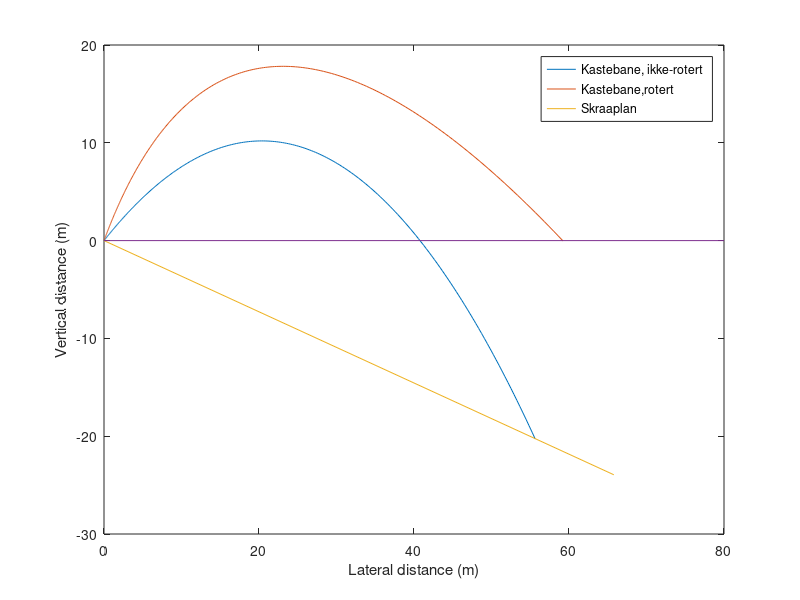

MATLAB code for this plot: (Note: this script raises an error after producing the figure.)
%Oppg 4a - d, DRONE
clear, close
v_0 = 20;
theta = 45;
g = 9.81;

L = 70;
phi = 20;

y = @(x) x.*(tand(theta)-g.*x/(2.*v_0.^2.*(cosd(theta)).^2));
i = 1;
x(i) = 0;
t(i) = 0;
dt = 0.0001;

while(y(x(i)) >= -x(i)*tand(phi))
    x(i+1) = x(i) + (v_0*cosd(theta))*t(i);
    t(i+1) = t(i) + dt;
    i = i+1;
end

P = [x;y(x)];
M = [cosd(phi), -sind(phi);sind(phi), cosd(phi)];
Q = M*P;
x_rotated = Q(1,:);
y_rotated = Q(2,:);

plot(x,y(x)), hold on
plot([0, x_rotated],[0, y_rotated])
plot([0,L*cosd(phi)],[0,-L*sind(phi)])
plot([0 80],[0 0]), hold off 
xlabel('Lateral distance (m)'), ylabel('Vertical distance (m)')
legend('Kastebane, ikke-rotert','Kastebane,rotert','Skraaplan')

max = max_distance(y_rotated);
disp(max)

function max = max_distance(yval)
    max = 0;
    for i = 1:length(yval)
        temp = yval(i);
        if max < temp
           max = temp; 
        end
    end
end
